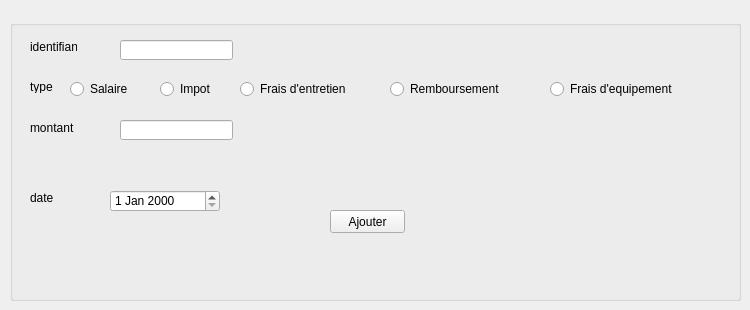
    <widget class="QWidget" name="tab_2">
     <attribute name="title">
      <string>Ajouter Dépense</string>
     </attribute>
     <widget class="QGroupBox" name="groupBox">
      <property name="geometry">
       <rect>
        <x>10</x>
        <y>20</y>
        <width>731</width>
        <height>281</height>
       </rect>
      </property>
      <property name="title">
       <string/>
      </property>
      <widget class="QLabel" name="label">
       <property name="geometry">
        <rect>
         <x>20</x>
         <y>60</y>
         <width>47</width>
         <height>13</height>
        </rect>
       </property>
       <property name="text">
        <string>type</string>
       </property>
      </widget>
      <widget class="QLabel" name="label_2">
       <property name="geometry">
        <rect>
         <x>20</x>
         <y>100</y>
         <width>71</width>
         <height>16</height>
        </rect>
       </property>
       <property name="text">
        <string>montant</string>
       </property>
      </widget>
      <widget class="QLineEdit" name="lineEdit_ma">
       <property name="geometry">
        <rect>
         <x>110</x>
         <y>100</y>
         <width>113</width>
         <height>20</height>
        </rect>
       </property>
      </widget>
      <widget class="QLineEdit" name="lineEdit_ia">
       <property name="geometry">
        <rect>
         <x>110</x>
         <y>20</y>
         <width>113</width>
         <height>20</height>
        </rect>
       </property>
      </widget>
      <widget class="QLabel" name="label_9">
       <property name="geometry">
        <rect>
         <x>20</x>
         <y>20</y>
         <width>47</width>
         <height>14</height>
        </rect>
       </property>
       <property name="text">
        <string>identifiant</string>
       </property>
      </widget>
      <widget class="QRadioButton" name="radioButton_sa">
       <property name="geometry">
        <rect>
         <x>60</x>
         <y>60</y>
         <width>83</width>
         <height>18</height>
        </rect>
       </property>
       <property name="text">
        <string>Salaire</string>
       </property>
      </widget>
      <widget class="QRadioButton" name="radioButton_ia">
       <property name="geometry">
        <rect>
         <x>150</x>
         <y>60</y>
         <width>83</width>
         <height>18</height>
        </rect>
       </property>
       <property name="text">
        <string>Impot</string>
       </property>
      </widget>
      <widget class="QRadioButton" name="radioButton_feta">
       <property name="geometry">
        <rect>
         <x>230</x>
         <y>60</y>
         <width>131</width>
         <height>18</height>
        </rect>
       </property>
       <property name="text">
        <string>Frais d'entretien</string>
       </property>
      </widget>
      <widget class="QRadioButton" name="radioButton_ra">
       <property name="geometry">
        <rect>
         <x>380</x>
         <y>60</y>
         <width>151</width>
         <height>18</height>
        </rect>
       </property>
       <property name="text">
        <string>Remboursement</string>
       </property>
      </widget>
      <widget class="QRadioButton" name="radioButton_feqa">
       <property name="geometry">
        <rect>
         <x>540</x>
         <y>60</y>
         <width>151</width>
         <height>18</height>
        </rect>
       </property>
       <property name="text">
        <string>Frais d'equipement</string>
       </property>
      </widget>
      <widget class="QPushButton" name="pb_ajouter">
       <property name="geometry">
        <rect>
         <x>320</x>
         <y>190</y>
         <width>75</width>
         <height>23</height>
        </rect>
       </property>
       <property name="text">
        <string>Ajouter</string>
       </property>
      </widget>
      <widget class="QLabel" name="label_5">
       <property name="geometry">
        <rect>
         <x>20</x>
         <y>170</y>
         <width>56</width>
         <height>16</height>
        </rect>
       </property>
       <property name="text">
        <string>date</string>
       </property>
      </widget>
      <widget class="QDateEdit" name="dateEdit_a">
       <property name="geometry">
        <rect>
         <x>100</x>
         <y>170</y>
         <width>110</width>
         <height>22</height>
        </rect>
       </property>
      </widget>
     </widget>
    </widget>
